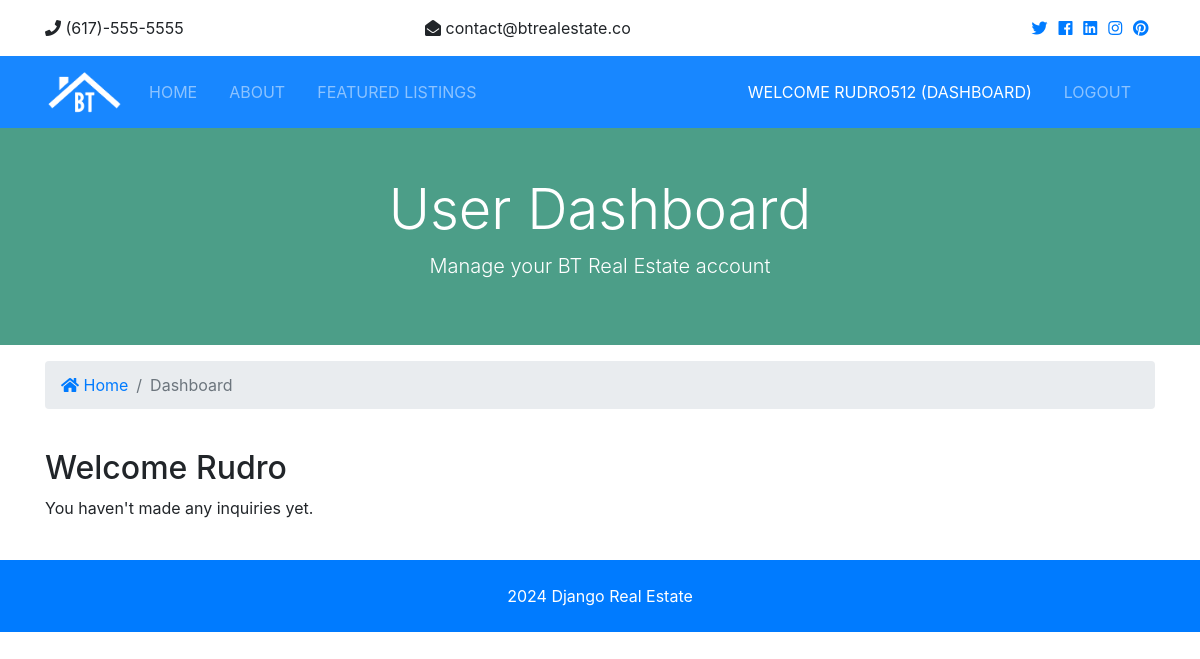
The page /accounts/dashboard/ (signed in) on the database as committed earlier.
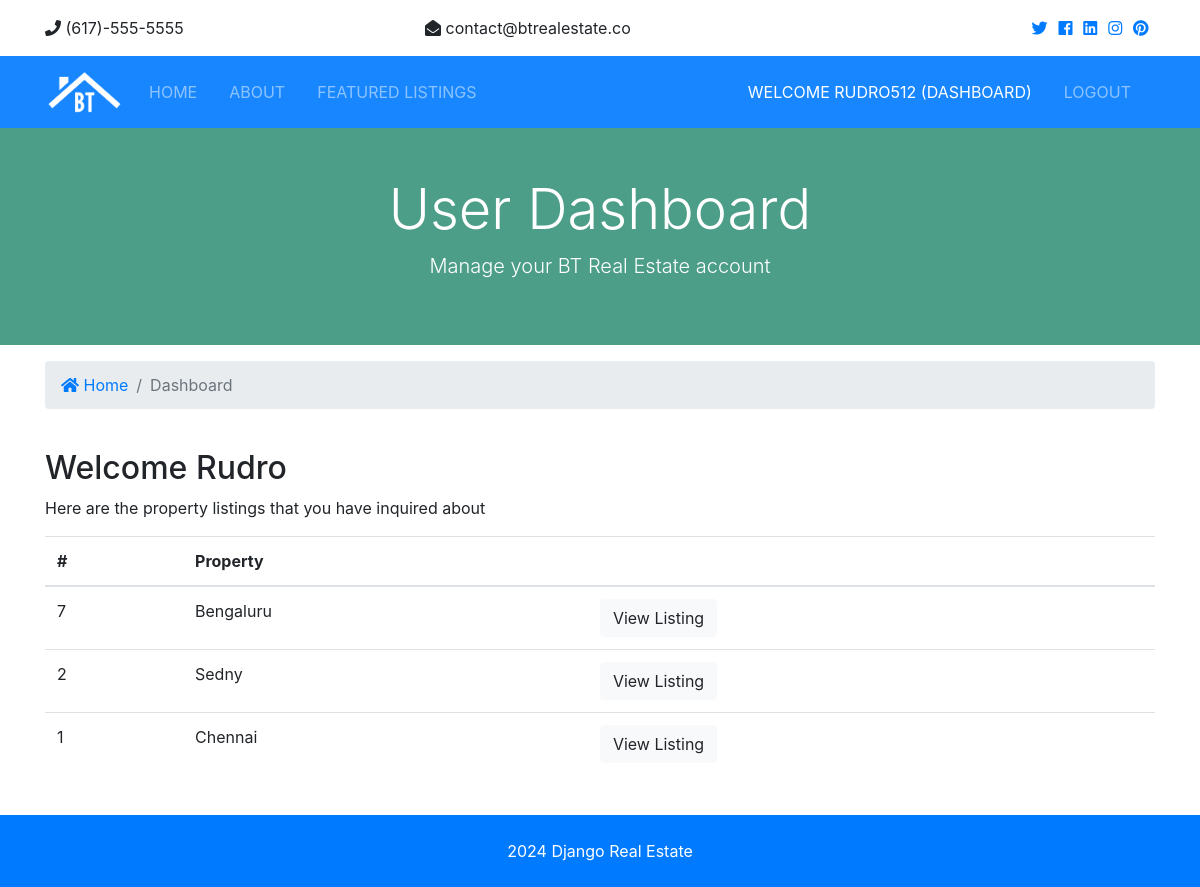
The same page on the database as committed later.
### contacts/models.py (models this page shows, shortened)
class Contact(models.Model):
    listing = models.CharField(max_length=200)
    listing_id = models.IntegerField()
    name = models.CharField(max_length = 200)
    email = models.CharField(max_length = 100)
    phone = models.CharField(max_length = 100)
    message = models.TextField(blank = True)
    contact_date = models.DateTimeField(default=datetime.now, blank= True)
    user_id = models.IntegerField(blank=True)

### accounts/views.py (the view)
# urls.py: path('dashboard/', views.dashboard, name='dashboard')
def dashboard(request):
    user_contacts = Contact.objects.order_by('-contact_date').filter(user_id=request.user.id)
    context = {
        'contacts' : user_contacts
    }
    return render(request, 'accounts/dashboard.html',context)

### templates/accounts/dashboard.html (shortened to what this page needs)
{% extends "base.html" %}
{% block content %}
<section id="showcase-inner" class="py-5 text-white">
    <div class="container">
      <div class="row text-center">
        <div class="col-md-12">
          <h1 class="display-4">User Dashboard</h1>
          <p class="lead">Manage your BT Real Estate account</p>
        </div>
      </div>
    </div>
  </section>
  <section id="bc" class="mt-3">
    <div class="container">
      <nav aria-label="breadcrumb">
        <ol class="breadcrumb">
          <li class="breadcrumb-item">
            <a href="{% url "home" %}">
              <i class="fas fa-home"></i> Home</a>
          </li>
          <li class="breadcrumb-item active"> Dashboard</li>
        </ol>
      </nav>
    </div>
  </section>
  <section id="dashboard" class="py-4">
    <div class="container">
      <div class="row">
        <div class="col-md-12">
          <h2>Welcome {{user.first_name}}</h2>
          {% if contacts %}
            <p>Here are the property listings that you have inquired about</p>
            <table class="table">
              <thead>
                <tr>
                  <th scope="col">#</th>
                  <th scope="col">Property</th>
                  <th></th>
                </tr>
              </thead>
              <tbody>
                {% for contact in contacts  %}
                  <tr>
                    <td>{{contact.id}}</td>
                    <td>{{ contact.listing }}</td>
                    <td>
                      <a class="btn btn-light" href="{% url 'listing' contact.listing_id %}">View Listing</a>
                    </td>
                  </tr>
                {% endfor %}
              </tbody>
            </table>
          {% else %}
            <p>You haven't made any inquiries yet.</p>
          {% endif %}
        </div>
      </div>
    </div>
  </section>
{% endblock content %}

### templates/base.html (shortened to what this page needs)
{% load static %}
<!DOCTYPE html>
<html lang="en">
<head>
    <link rel="stylesheet" href="{% static 'css/all.css' %}">
    <link rel="stylesheet" href="https://cdn.jsdelivr.net/npm/bootstrap@4.6.2/dist/css/bootstrap.min.css">
    <link rel="stylesheet" href="{% static 'css/style.css'%}">
    <link rel="stylesheet" href="{% static 'css/lightbox.min.css' %}" />
</head>
<body>
    {% include "partials/_topbar.html" %}
    {% include "partials/_navbar.html" %}
    {% block content %}
    {% endblock content %}
    {% include "partials/_footer.html" %}
</body>
</html>

### templates/partials/_topbar.html
<section id="top-bar" class="p-3">
    <div class="container">
      <div class="row">
        <div class="col-md-4">
          <i class="fas fa-phone"></i> (617)-555-5555
        </div>
        <div class="col-md-4">
          <i class="fas fa-envelope-open"></i> contact@btrealestate.co
        </div>
        <div class="col-md-4">
          <div class="social text-right">
            <a href="#">
              <i class="fab fa-twitter"></i>
            </a>
            <a href="#">
              <i class="fab fa-facebook"></i>
            </a>
            <a href="#">
              <i class="fab fa-linkedin"></i>
            </a>
            <a href="#">
              <i class="fab fa-instagram"></i>
            </a>
            <a href="#">
              <i class="fab fa-pinterest"></i>
            </a>
          </div>
        </div>
      </div>
    </div>
  </section>

### templates/partials/_navbar.html (shortened to what this page needs)
{% load static %}
<nav class="navbar navbar-expand-lg navbar-dark bg-primary sticky-top">
    <div class="container">
      <a class="navbar-brand" href={% url "home" %}>
        <img src="{% static "img/logo.png" %}" class="logo" alt="">
      <div class="collapse navbar-collapse" id="navbarNavAltMarkup">
        <ul class="navbar-nav">
          <li
          {% if '/' == request.path %}
            class="nav-item active mr-3"
          {% else %}
            class="nav-item mr-3"
          {% endif %}>
            <a class="nav-link" href={% url "home" %}>Home</a>
          </li>
          <li
          {% if 'about' in request.path %}
            class="nav-item active mr-3"
          {% else %}
            class="nav-item mr-3"
          {% endif %}>
            <a class="nav-link" href= {% url "about" %}>About</a>
          </li>
          <li  {% if 'listings' in request.path %}
          class="nav-item active mr-3"
          {% else %}
            class="nav-item mr-3"
          {% endif %}>
            <a class="nav-link" href={% url "listings" %}>Featured Listings</a>
          </li>
        </ul>
        <ul class="navbar-nav ml-auto">
          {% if user.is_authenticated %}
            <li
              {% if 'dashboard' in request.path %}
              class="nav-item active mr-3"
              {% else %}
                class="nav-item mr-3"
              {% endif %}>
              <a class="nav-link" href="{% url 'dashboard'%}"> welcome {{user.username}} (Dashboard)</a>
            </li>
            <li class="nav-item mr-3">
              <a href="{% url 'logout'%}" class="nav-item nav-link">Logout</a>
            </li>
          {% endif %}
        </ul>
      </div>
    </div>
  </nav>

### templates/partials/_footer.html
<footer id="main-footer" class="py-4 bg-primary text-white text-center">
    <span class="year"></span> Django Real Estate
  </footer>

### static/css/all.css (style rules this page uses)
.fa, .fas, .far, .fal, .fab { -moz-osx-font-smoothing: grayscale; -webkit-font-smoothing: antialiased; display: inline-block; font-style: normal; font-variant: normal; text-rendering: auto; line-height: 1; }
.fa-envelope-open:before { content: "\f2b6"; }
.fa-facebook:before { content: "\f09a"; }
.fa-home:before { content: "\f015"; }
.fa-instagram:before { content: "\f16d"; }
.fa-linkedin:before { content: "\f08c"; }
.fa-phone:before { content: "\f095"; }
.fa-pinterest:before { content: "\f0d2"; }
.fa-twitter:before { content: "\f099"; }
.fab { font-family: 'Font Awesome 5 Brands'; }
.fa, .fas { font-family: 'Font Awesome 5 Free'; font-weight: 900; }

### static/css/style.css (style rules this page uses)
img { width: 100%; }
.logo { width: 80px; }
.navbar { opacity: 0.9; text-transform: uppercase; }
.social a { margin-right: 0.4rem; }
#showcase-inner { background: url(../img/building.jpg) no-repeat top center fixed/cover; position: relative; overflow: hidden; min-height: 200px; }
#showcase-inner::before { content: ''; position: absolute; top: 0; left: 0; min-height: 100%; width: 100%; background: rgba(32, 134, 107, 0.8); }

Rows that differ between the two databases and show on the page:
added Contact: id "7", listing "Bengaluru"
added Contact: id "2", listing "Sedny"
added Contact: id "1", listing "Chennai"
Other text that changed with them:
text no longer shown: "You haven't made any inquiries yet."
text now shown: "Here are the property listings that you have inquired about # Property"
